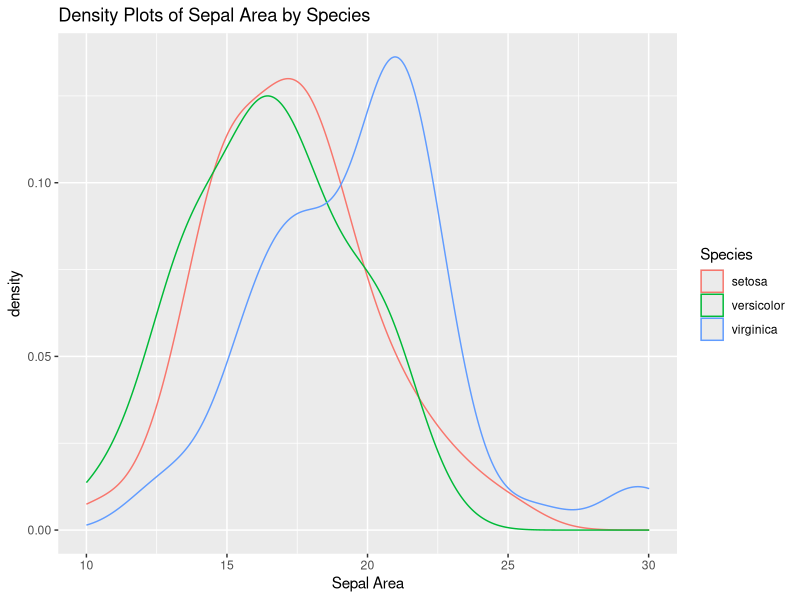

Write R code to recreate this figure.
## ---- chunk 1
library(tidyverse)

# add new variable, sort by new variable
iris <- iris %>% mutate(Sepal.Area = Sepal.Length*Sepal.Width) %>% 
  arrange(Sepal.Area)
iris
## ---- chunk 2
# create graph - density plots of new variable Sepal.Area, by species 
ggplot(data = iris, aes(x = Sepal.Area)) + 
  geom_density(aes(color = Species)) + 
  labs(x = "Sepal Area", title = "Density Plots of Sepal Area by Species")
